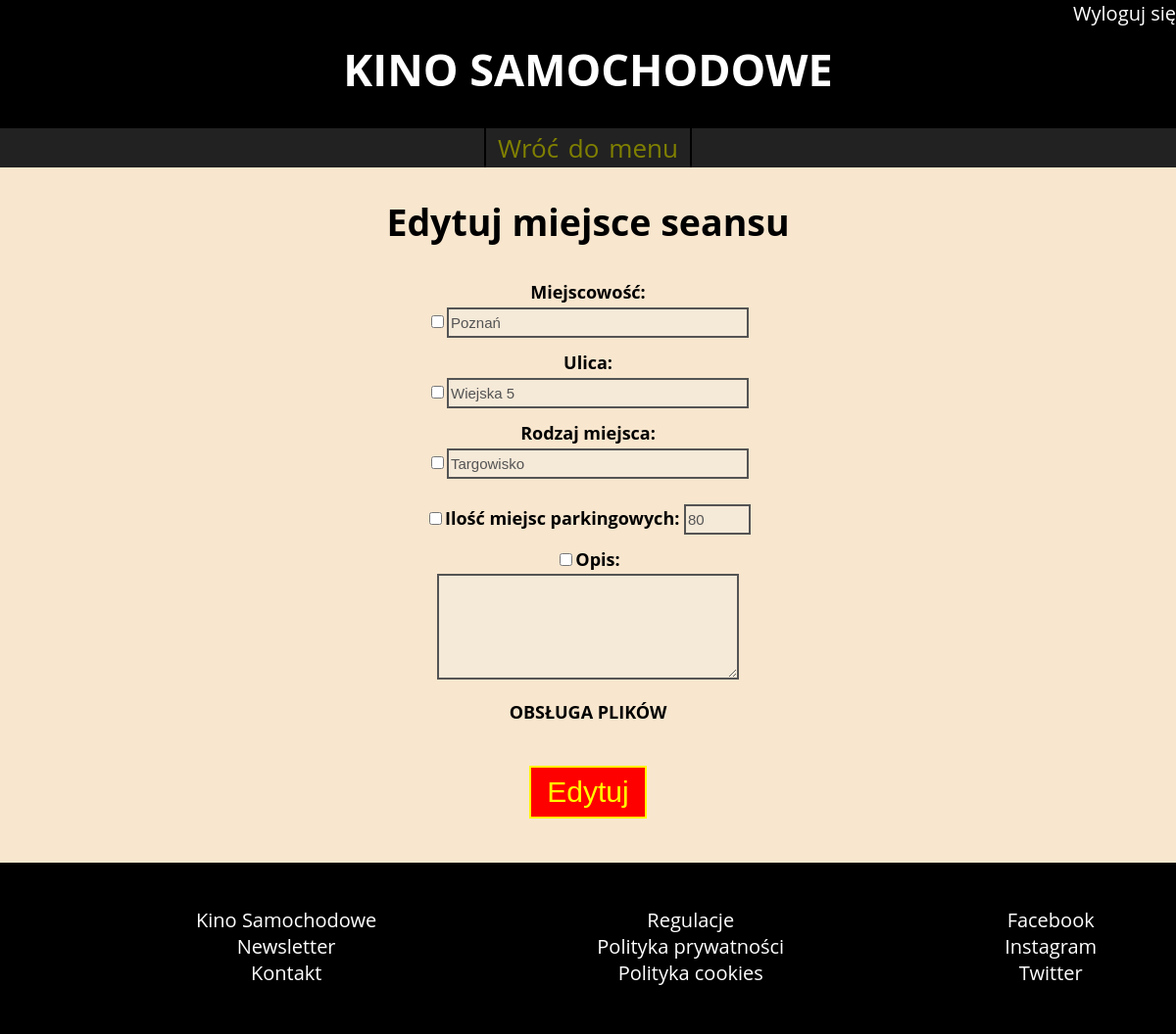
/administrator/miejsce_seansu/edytuj_miejsce_seansu.php?id_miejsca=1 (signed in), run on the app's committed database.
### tables this page shows
CREATE TABLE `miejsce_seansu` (
  `IDMiejsca` int(11) NOT NULL,
  `miejscowosc` text NOT NULL,
  `ulica` text NOT NULL,
  `rodzaj_miejsca` text NOT NULL,
  `ilosc_miejsc_parkingowych` int(11) NOT NULL,
  `dodatkowe_informacje` text DEFAULT NULL,
  `IDAdministratora` int(11) DEFAULT NULL
);

### administrator/miejsce_seansu/edytuj_miejsce_seansu.php (the view, shortened to what this page needs)
<!doctype html>
<?php
	require_once('../../connect.php');
?>
<html>
    <head>
		<link rel="stylesheet" href="../../style.css">
    </head>
    <body>
		<header>
<?php		if(isset($_SESSION['admin'])){ 							?>
				<div id="logged">
					<ul>
						<li><a href='../logout.php'>Wyloguj się</a></li>
					</ul>
				</div>
<?php		}																?>
			<h1><a href='index.php'>KINO SAMOCHODOWE</a></h1>
			<nav class='administrator'>
				<a href='index.php'>Wróć do menu</a>
			</nav>
        </header>
		<section>
			<?php
				if(isset($_SESSION['admin'])){
					if(isset($_GET['id_miejsca'])){
						$zmienMiejsce = $_GET['id_miejsca'];
						$result = $mysqli->query("SELECT * FROM miejsce_seansu WHERE IDMiejsca = '$zmienMiejsce'" );
						$row = $result->fetch_array();
			?>
			<h1>Edytuj miejsce seansu</h1>
			<div class="formularz">
				<form action="edycja.php" method="post">
					<div class="pole_formularza_maly_odstep"><label>Miejscowość:<br><input type="checkbox" id="chbx_miejscowosc" onclick="disable('chbx_miejscowosc','miejscowosc')"><input type="text" id="miejscowosc" name="miejscowosc" value="<?php echo $row['miejscowosc'] ?>" disabled/></label></div>
					<div class="pole_formularza_maly_odstep"><label>Ulica:<br><input type="checkbox" id="chbx_ulica" onclick="disable('chbx_ulica','ulica')"><input type="text" id="ulica" name="ulica" value="<?php echo $row['ulica'] ?>" disabled/></label></div>
					<div class="pole_formularza"><label>Rodzaj miejsca:<br><input type="checkbox" id="chbx_rodzaj_miejsca" onclick="disable('chbx_rodzaj_miejsca','rodzaj_miejsca')"><input type="text" id="rodzaj_miejsca" name="rodzaj_miejsca" value="<?php echo $row['rodzaj_miejsca'] ?>" disabled/></label></div>
					<div class="pole_formularza_maly_odstep"><label><input type="checkbox" id="chbx_ilosc_miejsc" onclick="disable('chbx_ilosc_miejsc','ilosc_miejsc')">Ilość miejsc parkingowych: <input type="number" id="ilosc_miejsc" name="ilosc_miejsc_parkingowych" value="<?php echo $row['ilosc_miejsc_parkingowych'] ?>" min="1" disabled/></label></div>
					<div class="pole_formularza_maly_odstep"><label><input type="checkbox" id="chbx_dodatkowe_informacje" onclick="disable('chbx_dodatkowe_informacje','dodatkowe_informacje')">Opis:<br><textarea name="dodatkowe_informacje" cols="1" rows="4" id="dodatkowe_informacje" disabled><?php echo $row['dodatkowe_informacje'] ?></textarea></label></div>
					<div><a href="obsluga_plikow.php?id_miejsca=<?php echo $row['IDMiejsca'] ?>"><b>OBSŁUGA PLIKÓW</b></a></div>
					<div class="przycisk_formularz"><input type="submit" name="edycja" value="Edytuj" /></div>
				</form>
			</div>
			<?php
					}
				}else{
					header('Location: ../administrator_logowanie.php');
					$_SESSION['komunikat']="<span style='color:red'>Panel dostępny tylko dla osób upoważnionych!</span>";
				}
			?>
        </section>
		 <footer>
			<ul>
				<li><a href>Kino Samochodowe</a></li>
				<li><a href>Newsletter</a></li>
				<li><a href>Kontakt</a></li>
			</ul>
			<ul>
				<li><a href>Regulacje</a></li>
				<li><a href>Polityka prywatności</a></li>
				<li><a href>Polityka cookies</a></li>
			</ul>
			<ul>
				<li><a href>Facebook</a></li>
				<li><a href>Instagram</a></li>
				<li><a href>Twitter</a></li>
			</ul><br>
        </footer>
    </body>
</html>

### style.css (style rules this page uses)
body { text-align:center; font-family:Open Sans; margin: 0; background-color:hsl(34, 76%, 89%); }
header { background-color:black; color:white; height:170px; }
#logged { height:40px; float:right; }
#logged ul { list-style: none; margin: 0; font-size:20px; }
#logged ul li { display: inline-block; }
header h1 { clear:both; font-size:45px; margin-top:0; }
nav { background-color:#222222; }
nav a { color:olive; word-spacing:3px; font-size:26px; border-right:2px solid black; padding: 2px 12px; display:inline-block; }
nav a:first-child { border-left:2px solid black; }
section { margin:20px 0; min-height:610px; font-size:25px; color:black; }
footer { background-color:black; color:white; margin:0 auto; height:175px; }
footer ul { float:left; list-style: none; padding:25px; padding-left:200px; font-size:20px; }
section a { color:black; }
a { text-decoration: none; color:white; }
.formularz { margin-bottom:45px; }
.przycisk_formularz { margin-top:40px; }
.pole_formularza { margin-bottom:25px; }
.pole_formularza_maly_odstep { margin-bottom:10px; }
form { font-size:18px; text-align:center; font-weight:bold; line-height:30px; }
input[type=text], input[type=password], input[type=number], input[type=date], input[type=time], textarea, select { border: 2px solid; height: 25px; width:300px; font-size:15px; }
input[type=number] { width:60px; }
input[type=submit] { font-size:30px; padding: 8px 16px; border: 2px solid yellow; border-color:yellow; color:yellow; background-color:red; text-decoration: none; text-align: center; }
textarea { height:100px; }

### data on the page
miejsce_seansu: miejscowosc "Poznań", ulica "Wiejska 5", rodzaj_miejsca "Targowisko", ilosc_miejsc_parkingowych "80"
